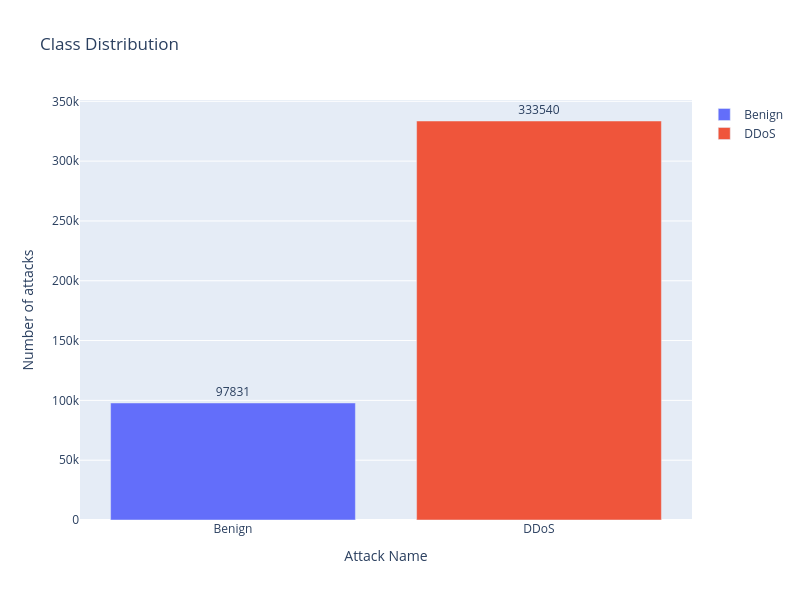

Notebook code cell kept with this figure:
### Code cell
from plotly.offline import init_notebook_mode, iplot, plot
import plotly as py
import plotly.express as px
init_notebook_mode(connected=True)

fig = go.Figure(data=[
    go.Bar(name='Benign', 
           y=data["Label"].value_counts().values[1:2],
           x=['Benign'],
           text = data["Label"].value_counts()[1:2],
           orientation='v',
           textposition='outside',),
    go.Bar(name='DDoS', 
           y=data["Label"].value_counts().values[0:1],
           x=['DDoS'],
           text = data["Label"].value_counts()[0:1],
           orientation='v',
           textposition='outside',)
])
# Change the bar mode
fig.update_layout(
                  width=800,
                  height=600,
                  title=f'Class Distribution',
                  yaxis_title='Number of attacks',
                  xaxis_title='Attack Name',)
iplot(fig)

### Figure 1 — Plotly figure (JSON) as saved in the notebook; plotly's stock layout.template omitted (floating-point values rounded to 4 significant figures)
{"data": [{"name": "Benign", "orientation": "v", "text": [97831], "textposition": "outside", "type": "bar", "x": ["Benign"], "y": [97831]}, {"name": "DDoS", "orientation": "v", "text": [333540], "textposition": "outside", "type": "bar", "x": ["DDoS"], "y": [333540]}], "layout": {"height": 600, "title": {"text": "Class Distribution"}, "width": 800, "xaxis": {"title": {"text": "Attack Name"}}, "yaxis": {"title": {"text": "Number of attacks"}}}}
